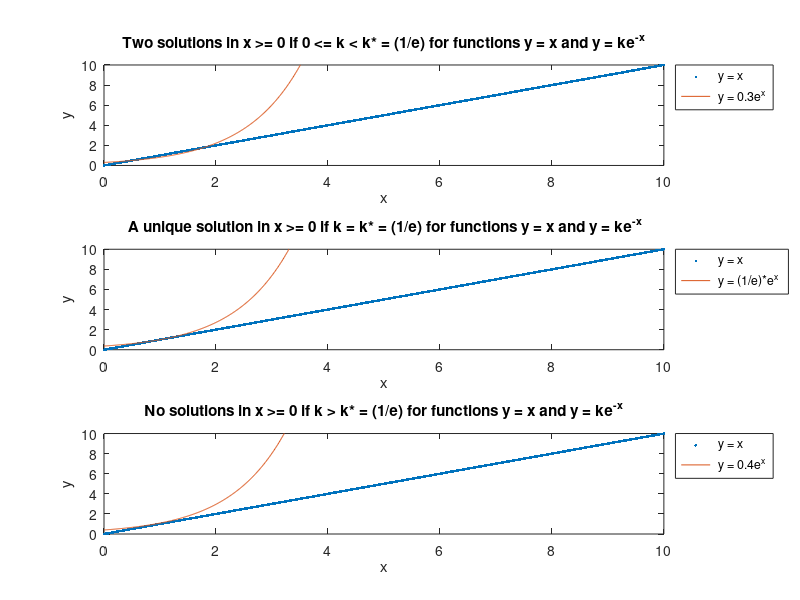

This chart was generated by the following MATLAB code:
%Plots of the three functions with 3 different values of k each
%representing the different cases of two real positive solutions, one real positive solution and no real positive solutions
x = linspace( 0, 100, 10000 );
figure(3)
clf(3)

%Plot for a possible value of k, where k = 0.3 that satisfies the exponential function
%having two real positive solutions.
subplot( 3, 1, 1 )
plot( x, x, '.', x , 0.3*exp(x) )
axis ([0 10 0 10])
xlabel('x'), ylabel( 'y' )
title( 'Two solutions in x >= 0 if 0 <= k < k* = (1/e) for functions y = x and y = ke^{-x}' );
legend (' y = x ', ' y = 0.3e^{x} ', 'Location', 'BestOutside' )

%Plot for the value of k, k*= 1/e that satisfies the exponential function
%having one real positive solution.
subplot( 3, 1, 2 )
plot( x, x, '.' ), hold on, plot( x , (1/(exp(1))*exp(x) ))
axis ([0 10 0 10])
xlabel('x'), ylabel( 'y' )
title(' A unique solution in x >= 0 if k = k* = (1/e) for functions y = x and y = ke^{-x}');
legend (' y = x ', ' y = (1/e)*e^{x} ', 'Location', 'BestOutside' )

%Plot for a possible value of k, k = 0.4 that satisfies the exponential function
%having no real positive solutions.
subplot( 3, 1, 3 )
plot( x, x, '.' ), hold on, plot( x , 0.4*exp(x) )
axis ([0 10 0 10])
xlabel( 'x' ), ylabel( 'y' )
title( 'No solutions in x >= 0 if k > k* = (1/e) for functions y = x and y = ke^{-x}' );
legend (' y = x ', ' y = 0.4e^{x} ', 'Location', 'BestOutside' )